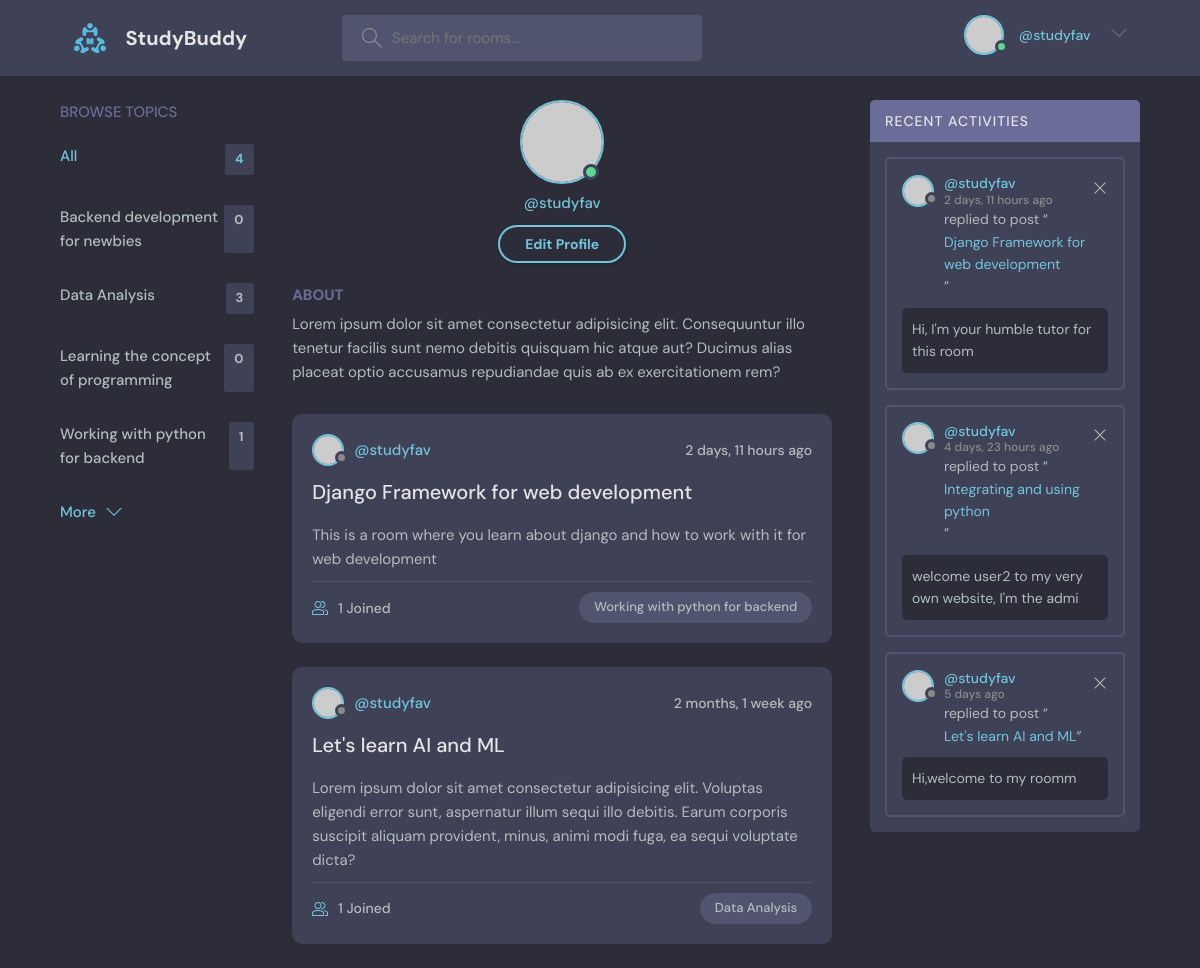
Screenshot of /profile/1 (signed in) with the database file from the repository.
### base/models.py (models this page shows, shortened)
class Topic(models.Model):
  name = models.CharField(max_length=200)

class Room(models.Model):
  host = models.ForeignKey(User, on_delete=models.SET_NULL, null=True)
  topic = models.ForeignKey(Topic, on_delete=models.SET_NULL, null=True)
  name = models.CharField(max_length=200)
  description = models.TextField(null=True, blank=True)
  participants = models.ManyToManyField(User, related_name="participants", blank=True)
  updated = models.DateTimeField(auto_now=True)
  created = models.DateTimeField(auto_now_add=True)
  class Meta:
    ordering = ['-updated', '-created']
  def __str__(self):
    return self.name

class Message(models.Model):
  user = models.ForeignKey(User, on_delete=models.CASCADE)
  room = models.ForeignKey(Room, on_delete=models.CASCADE)
  body = models.TextField()
  updated = models.DateTimeField(auto_now=True)
  created = models.DateTimeField(auto_now_add=True)
  class Meta:
    ordering = ['-updated', '-created']
  def __str__(self):
    return self.body[0:50]

### base/views.py (the view)
# urls.py: path('profile/<str:pk>', views.userProfile, name='user-profile'),
def userProfile(request, pk):
  user =User.objects.get(id=pk)
  rooms = user.room_set.all()
  room_messages = user.message_set.all()
  topics = Topic.objects.all()
  context = {'user': user, 'rooms': rooms, 'room_messages': room_messages, 'topics': topics}
  return render(request, 'base/profile.html', context)

### base/templates/base/profile.html (shortened to what this page needs)
{% extends 'main.html' %} {% block content %}
<main class="profile-page layout layout--3">
  <div class="container">
    <div>{% include 'base/topics_component.html' %}</div>
    <div class="roomList">
      <div class="profile">
        <div class="profile__avatar">
          <div class="avatar avatar--large active">
            <img src="https://randomuser.me/api/portraits/men/11.jpg" />
          </div>
        </div>
        <div class="profile__info">
          <p>@{{user.username}}</p>
          {% if request.user == user %}
          <a href="{% url 'update-user' %}" class="btn btn--main btn--pill"
            >Edit Profile</a
          >
          {% endif %}
        </div>
        <div class="profile__about">
          <h3>About</h3>
          <p>
            Lorem ipsum dolor sit amet consectetur adipisicing elit.
            Consequuntur illo tenetur facilis sunt nemo debitis quisquam hic
            atque aut? Ducimus alias placeat optio accusamus repudiandae quis ab
            ex exercitationem rem?
          </p>
        </div>
      </div>
      <div>{% include 'base/feed_component.html' %}</div>
    </div>
    <div>{% include 'base/activity_component.html' %}</div>
  </div>
</main>
{% endblock content %}

### templates/navbar.html (shortened to what this page needs)
{% load static %}
<header class="header header--loggedIn">
  <div class="container">
    <a href="{% url 'home' %}" class="header__logo">
      <img src="{% static 'images/logo.svg' %}" />
      <h1>StudyBuddy</h1>
    </a>
    <form class="header__search" action="{% url 'home' %}" method="GET">
      <label>
        <input type="text" name="q" placeholder="Search for rooms..." />
      </label>
    </form>
    <nav class="header__menu">
      {% if request.user.is_authenticated %}
      <div class="header__user">
        <a href="{% url 'user-profile' user.id %}">
          <div class="avatar avatar--medium active">
            <img src="https://randomuser.me/api/portraits/men/37.jpg" />
          </div>
          <p>{{ user.first_name }} {{ user.last_name }}<span>@{{request.user.username}}</span></p>
        </a>
        <button class="dropdown-button">
          <svg
            version="1.1"
            xmlns="http://www.w3.org/2000/svg"
            width="32"
            height="32"
            viewBox="0 0 32 32"
          >
            <title>chevron-down</title>
            <path d="M16 21l-13-13h-3l16 16 16-16h-3l-13 13z"></path>
          </svg>
        </button>
      </div>
      {% else %}
      <a href="{% url 'signin' %}">
        <img src="{% static 'images/avatar.svg' %}" />
        <p>Sign in</p>
      </a>
      {% endif %}
    </nav>
  </div>
</header>

### base/templates/base/topics_component.html
    <div class="topics">
      <div class="topics__header">
        <h2>Browse Topics</h2>
      </div>
      <ul class="topics__list">
        <li>
          <a href="{% url 'home' %}" class="active">All <span>{{topics.count}}</span></a>
        </li>
        {% for topic in topics %}
        <li>
          <a href="{% url 'home' %}?q={{topic.name}}">{{topic.name}} <span>{{topic.room_set.all.count}}</span></a>
        </li>
        {% endfor %}
      </ul>
      <a class="btn btn--link" href="topics.html">
        More
        <svg
          version="1.1"
          xmlns="http://www.w3.org/2000/svg"
          width="32"
          height="32"
          viewBox="0 0 32 32"
        >
          <title>chevron-down</title>
          <path d="M16 21l-13-13h-3l16 16 16-16h-3l-13 13z"></path>
        </svg>
      </a>
    </div>

### base/templates/base/feed_component.html (shortened to what this page needs)
{% for room in rooms %}
<div class="roomListRoom">
  <div class="roomListRoom__header">
    <a
      href="{% url 'user-profile' room.host.id %}"
      class="roomListRoom__author"
    >
      <div class="avatar avatar--small">
        <img src="https://randomuser.me/api/portraits/women/11.jpg" />
      </div>
      <span>@{{room.host.username}}</span>
    </a>
    <div class="roomListRoom__actions">
      <span>{{room.created |timesince}} ago</span>
    </div>
  </div>
  <div class="roomListRoom__content">
    <a href="{% url 'room' room.id %}">{{room.name}}</a>
    <p>{{room.description}}</p>
  </div>
  <div class="roomListRoom__meta">
    <a href="{% url 'room' room.id %}" class="roomListRoom__joined">
      {{room.participants.all.count}} Joined
    </a>
    <p class="roomListRoom__topic">{{room.topic.name}}</p>
  </div>
</div>
{% endfor %}

### base/templates/base/activity_component.html
<div class="activities">
  <div class="activities__header">
    <h2>Recent Activities</h2>
  </div>
  {% for message in room_messages %}
  <div class="activities__box">
    <div class="activities__boxHeader roomListRoom__header">
      <a
        href="{% url 'user-profile' message.user.id %}"
        class="roomListRoom__author"
      >
        <div class="avatar avatar--small">
          <img src="https://randomuser.me/api/portraits/women/11.jpg" />
        </div>
        <p>
          @{{message.user}}
          <span>{{message.created |timesince}} ago</span>
        </p>
      </a>
      {% if request.user == message.user %}
      <div class="roomListRoom__actions">
        <a href="{% url 'delete-message' message.id %}">
          <svg
            version="1.1"
            xmlns="http://www.w3.org/2000/svg"
            width="32"
            height="32"
            viewBox="0 0 32 32"
          >
            <title>remove</title>
            <path
              d="M27.314 6.019l-1.333-1.333-9.98 9.981-9.981-9.981-1.333 1.333 9.981 9.981-9.981 9.98 1.333 1.333 9.981-9.98 9.98 9.98 1.333-1.333-9.98-9.98 9.98-9.981z"
            ></path>
          </svg>
        </a>
      </div>
      {% endif %}
    </div>
    <div class="activities__boxContent">
      <p>
        replied to post “<a href="{% url 'room' message.room.id %}"
          >{{message.room}}</a
        >”
      </p>
      <div class="activities__boxRoomContent">{{message}}</div>
    </div>
  </div>
  {% endfor %}
</div>

### rows the page displays
Topic: name "Backend development for newbies", room_set.all.count "0"
Topic: name "Data Analysis", room_set.all.count "3"
Topic: name "Learning the concept of programming", room_set.all.count "0"
Topic: name "Working with python for backend", room_set.all.count "1"
Room: host.username "studyfav", created "2 days, 11 hours", name "Django Framework for web development", description "This is a room where you learn about django and how to work with it for web development", participants.all.count "1", topic.name "Working with python for backend"
Room: host.username "studyfav", created "2 months, 1 week", name "Let's learn AI and ML", description "Lorem ipsum dolor sit amet consectetur adipisicing elit. Voluptas eligendi error sunt, aspernatur illum sequi illo debitis. Earum corporis suscipit aliquam provident, minus, animi modi fuga, ea sequi voluptate dicta?", participants.all.count "1", topic.name "Data Analysis"
Message: user "studyfav", created "2 days, 11 hours", room "Django Framework for web development", body "Hi, I'm your humble tutor for this room"
Message: user "studyfav", created "4 days, 23 hours", room "Integrating and using python", body "welcome user2 to my very own website, I'm the admi"
Message: user "studyfav", created "5 days", room "Let's learn AI and ML", body "Hi,welcome to my roomm"

### other values shown
{{ request.user.username }} "studyfav"
{{ topics.count }} "4"
{{ user.username }} "studyfav"
